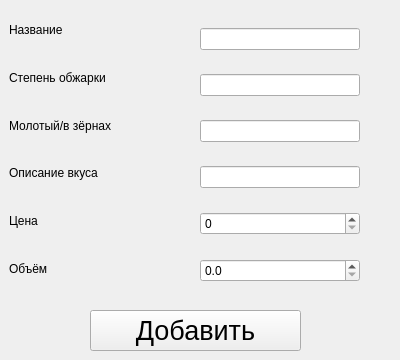
<?xml version="1.0" encoding="UTF-8"?>
<ui version="4.0">
 <class>Form</class>
 <widget class="QWidget" name="Form">
  <property name="geometry">
   <rect>
    <x>0</x>
    <y>0</y>
    <width>400</width>
    <height>360</height>
   </rect>
  </property>
  <property name="windowTitle">
   <string>Form</string>
  </property>
  <widget class="QWidget" name="verticalLayoutWidget">
   <property name="geometry">
    <rect>
     <x>9</x>
     <y>9</y>
     <width>141</width>
     <height>281</height>
    </rect>
   </property>
   <layout class="QVBoxLayout" name="verticalLayout">
    <item>
     <widget class="QLabel" name="l2">
      <property name="text">
       <string>Название</string>
      </property>
     </widget>
    </item>
    <item>
     <widget class="QLabel" name="l3">
      <property name="text">
       <string>Степень обжарки</string>
      </property>
     </widget>
    </item>
    <item>
     <widget class="QLabel" name="l1">
      <property name="text">
       <string>Молотый/в зёрнах</string>
      </property>
     </widget>
    </item>
    <item>
     <widget class="QLabel" name="label_5">
      <property name="text">
       <string>Описание вкуса</string>
      </property>
     </widget>
    </item>
    <item>
     <widget class="QLabel" name="label_4">
      <property name="text">
       <string>Цена</string>
      </property>
     </widget>
    </item>
    <item>
     <widget class="QLabel" name="label_6">
      <property name="text">
       <string>Объём</string>
      </property>
     </widget>
    </item>
   </layout>
  </widget>
  <widget class="QWidget" name="verticalLayoutWidget_2">
   <property name="geometry">
    <rect>
     <x>200</x>
     <y>10</y>
     <width>160</width>
     <height>291</height>
    </rect>
   </property>
   <layout class="QVBoxLayout" name="verticalLayout_2">
    <item>
     <widget class="QLineEdit" name="le"/>
    </item>
    <item>
     <widget class="QLineEdit" name="le3"/>
    </item>
    <item>
     <widget class="QLineEdit" name="le2"/>
    </item>
    <item>
     <widget class="QLineEdit" name="le4"/>
    </item>
    <item>
     <widget class="QSpinBox" name="sb"/>
    </item>
    <item>
     <widget class="QDoubleSpinBox" name="dsb">
      <property name="decimals">
       <number>1</number>
      </property>
     </widget>
    </item>
   </layout>
  </widget>
  <widget class="QPushButton" name="btn">
   <property name="geometry">
    <rect>
     <x>90</x>
     <y>310</y>
     <width>211</width>
     <height>41</height>
    </rect>
   </property>
   <property name="font">
    <font>
     <pointsize>20</pointsize>
    </font>
   </property>
   <property name="text">
    <string>Добавить</string>
   </property>
  </widget>
 </widget>
 <resources/>
 <connections/>
</ui>
